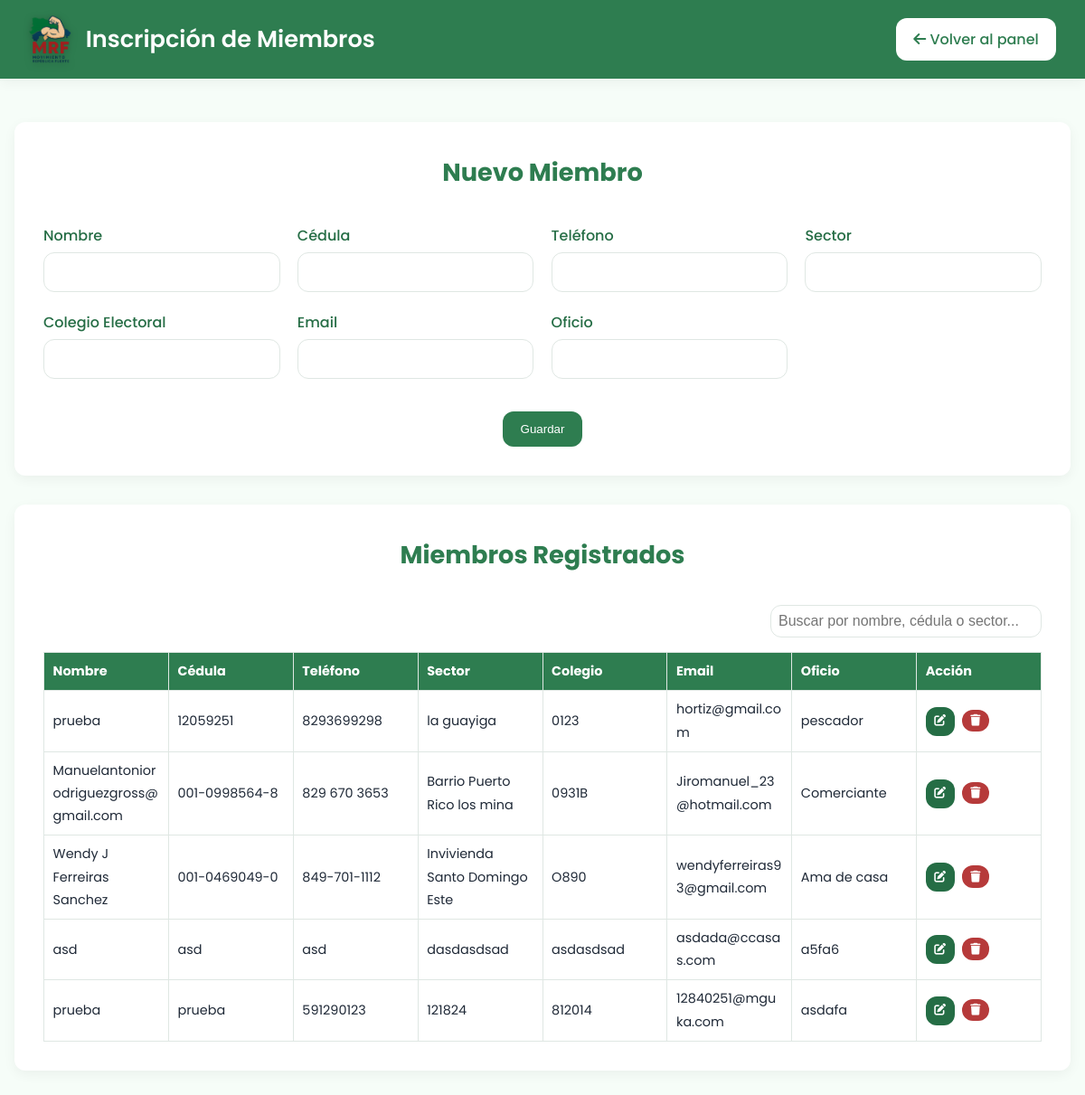
/formulario-miembros/ (signed in), run on the app's committed database.
### registro/models.py (models this page shows, shortened)
class Miembro(models.Model):
    nombre = models.CharField(max_length=100)
    cedula = models.CharField(max_length=20)
    telefono = models.CharField(max_length=20)
    sector = models.CharField(max_length=100)
    colegio = models.CharField(max_length=100)
    email = models.EmailField(blank=True)
    oficio = models.CharField(max_length=100, blank=True)
    creado_por = models.ForeignKey(User, on_delete=models.CASCADE, null=True, blank=True)

### registro/views.py (the view)
# urls.py: path('formulario-miembros/', views.formulario_miembros, name='formulario_miembros'),
@login_required
def formulario_miembros(request):
    if request.method == 'POST':
        form = MiembroForm(request.POST)
        if form.is_valid():
            miembro = form.save(commit=False)
            miembro.creado_por = request.user
            miembro.save()
            return redirect('formulario_miembros')
    else:
        form = MiembroForm()
    miembros = Miembro.objects.all().order_by('-id')
    return render(request, 'formulario_miembros.html', {
        'form': form,
        'miembros': miembros
    })

### registro/forms.py
class MiembroForm(forms.ModelForm):
    class Meta:
        model = Miembro
        fields = ['nombre', 'cedula', 'telefono', 'sector', 'colegio', 'email', 'oficio']

### templates/formulario_miembros.html (shortened to what this page needs)
{% load static %}
<!DOCTYPE html>
<html lang="es">
<head>
  <link href="https://cdnjs.cloudflare.com/ajax/libs/font-awesome/6.4.0/css/all.min.css" rel="stylesheet">
  <link rel="stylesheet" href="{% static 'css/style.css' %}">
</head>
<body>
  <header class="header-prov">
    <div class="header-prov__left">
      <img src="{% static 'img/Logo-mrf.png' %}" alt="Logo Movimiento República Fuerte" class="header-prov__logo">
      <h1 class="header-prov__titulo">Inscripción de Miembros</h1>
    </div>
    <div class="header-prov__right">
      <a href="{% url 'panel_admin' %}" class="btn btn--light">
        <i class="fas fa-arrow-left"></i> Volver al panel
      </a>
    </div>
  </header>
  <main class="formulario-prov-container">
    <div class="formulario-box">
      <h2 class="form-title">Nuevo Miembro</h2>
      <form method="post" class="formulario-modern">
        <div class="form-row"><label>Nombre</label>{{ form.nombre }}</div>
        <div class="form-row"><label>Cédula</label>{{ form.cedula }}</div>
        <div class="form-row"><label>Teléfono</label>{{ form.telefono }}</div>
        <div class="form-row"><label>Sector</label>{{ form.sector }}</div>
        <div class="form-row"><label>Colegio Electoral</label>{{ form.colegio }}</div>
        <div class="form-row"><label>Email</label>{{ form.email }}</div>
        <div class="form-row"><label>Oficio</label>{{ form.oficio }}</div>
        <div class="form-actions">
          <button type="submit" class="btn" style="background: var(--verde-mapa);">Guardar</button>
        </div>
      </form>
    </div>
    <div class="tabla-box">
      <h3 class="form-title">Miembros Registrados</h3>
      <div class="search-box">
        <input type="text" id="searchInput" placeholder="Buscar por nombre, cédula o sector..." onkeyup="filtrarTabla()">
      </div>
      <div class="tabla-wrapper">
        <table class="tabla-registros" id="tablaRegistros">
          <thead>
            <tr>
              <th>Nombre</th>
              <th>Cédula</th>
              <th>Teléfono</th>
              <th>Sector</th>
              <th>Colegio</th>
              <th>Email</th>
              <th>Oficio</th>
              <th>Acción</th>
            </tr>
          </thead>
          <tbody>
            {% for m in miembros %}
              <tr>
                <td>{{ m.nombre }}</td>
                <td>{{ m.cedula }}</td>
                <td>{{ m.telefono }}</td>
                <td>{{ m.sector }}</td>
                <td>{{ m.colegio }}</td>
                <td>{{ m.email }}</td>
                <td>{{ m.oficio }}</td>
                <td>
                  {% if request.user.is_superuser %}
                  <a href="{% url 'editar_miembro' m.id %}" class="btn btn--small" style="background: var(--verde-oscuro);">
                    <i class="fas fa-edit"></i>
                  </a>
                  <form method="post" action="{% url 'eliminar_miembro' m.id %}" onsubmit="return confirm('¿Estás seguro de que deseas eliminar este miembro?');" style="display:inline-block;">
                    <button type="submit" class="btn btn--small" style="background: var(--rojo-mrf);">
                      <i class="fas fa-trash"></i>
                    </button>
                  </form>
                  {% endif %}
                </td>
              </tr>
            {% empty %}
              <tr><td colspan="8" style="text-align:center;">No hay miembros registrados aún.</td></tr>
            {% endfor %}
          </tbody>
        </table>
      </div>
    </div>
  </main>
</body>
</html>

### static/css/style.css (style rules this page uses)
:root { --rojo-mrf: #b63a3a; --verde-mapa: #2e7d50; --verde-oscuro: #256d45; --azul-oscuro: #102f41; --azul-marino: #183d4f; --beige-brazo: #f5d7b5; --blanco: #ffffff; --gris-claro: #f6fdf8; --gris-medio: #dfe7e3; --gris-oscuro: #4a4a4a; --texto-oscuro: #1f2937; --sombra-suave: 0 4px 14px rgba(0, 0, 0, 0.05); --borde-radio: 12px; }
* { margin: 0; padding: 0; box-sizing: border-box; }
html { scroll-behavior: smooth; }
body { font-family: 'Poppins', sans-serif; background: var(--gris-claro); color: var(--texto-oscuro); line-height: 1.75; font-size: 16px; overflow-x: hidden; }
.btn { background: var(--verde-mapa); color: var(--blanco); padding: 0.75rem 1.25rem; border-radius: var(--borde-radio); font-weight: 500; display: inline-block; transition: all 0.3s ease; cursor: pointer; text-align: center; text-decoration: none; border: none; }
.btn--small { padding: 0.5rem 1rem; font-size: 0.9rem; }
input, select { padding: 0.75rem; border: 1px solid var(--gris-medio); border-radius: var(--borde-radio); font-size: 1rem; width: 100%; }
.formulario-box, .login-box, .tabla-box { background: var(--blanco); padding: 2rem; border-radius: var(--borde-radio); box-shadow: var(--sombra-suave); margin-bottom: 3rem; }
.form-title, .login-box h2, .prov-title { text-align: center; font-size: 1.5rem; font-weight: 600; margin-bottom: 1.5rem; color: var(--verde-mapa); }
.tabla-registros { width: 100%; border-collapse: collapse; font-size: 0.95rem; }
.tabla-registros thead { background: var(--verde-mapa); color: var(--blanco); }
.tabla-registros th, .tabla-registros td { padding: 0.75rem; border-bottom: 1px solid var(--gris-medio); text-align: left; }

### templates/formulario_miembros.html (style rules this page uses)
:root { --verde-mapa: #2e7d50; --verde-oscuro: #256d45; --rojo-mrf: #b63a3a; --blanco: #ffffff; --gris-medio: #dfe7e3; --sombra-suave: 0 4px 14px rgba(0, 0, 0, 0.05); --borde-radio: 12px; }
body { background: #f6fdf8; font-family: 'Poppins', sans-serif; margin: 0; padding: 0; }
.header-prov { background: var(--verde-mapa); color: var(--blanco); display: flex; justify-content: space-between; align-items: center; padding: 1rem 2rem; flex-wrap: wrap; box-shadow: var(--sombra-suave); }
.header-prov__left { display: flex; align-items: center; gap: 1rem; }
.header-prov__logo { height: 55px; filter: drop-shadow(0 2px 4px rgba(0, 0, 0, 0.25)); }
.header-prov__titulo { font-size: 1.6rem; font-weight: 600; }
.header-prov__right .btn--light { background: var(--blanco); color: var(--verde-mapa); padding: 0.6rem 1.2rem; border-radius: var(--borde-radio); text-decoration: none; font-weight: 500; transition: background 0.3s ease, transform 0.3s ease; }
.formulario-prov-container { max-width: 1200px; margin: 3rem auto; padding: 0 1rem; }
.formulario-box, .tabla-box { background: var(--blanco); padding: 2rem; border-radius: var(--borde-radio); box-shadow: var(--sombra-suave); margin-bottom: 2rem; }
.formulario-modern { display: grid; grid-template-columns: repeat(auto-fit, minmax(260px, 1fr)); gap: 1.2rem; }
.form-row label { font-weight: 500; color: var(--verde-oscuro); margin-bottom: 0.3rem; display: block; }
.form-actions { grid-column: 1 / -1; text-align: center; margin-top: 1rem; }
.form-title { text-align: center; font-size: 1.7rem; font-weight: 700; color: var(--verde-mapa); margin-bottom: 2rem; }
.search-box { text-align: right; margin-bottom: 1rem; }
.search-box input { padding: 0.5rem; border: 1px solid var(--gris-medio); border-radius: var(--borde-radio); width: 100%; max-width: 300px; }
.tabla-wrapper { overflow-x: auto; }
.tabla-registros { width: 100%; border-collapse: collapse; font-size: 0.9rem; table-layout: fixed; }
.tabla-registros th, .tabla-registros td { padding: 0.5rem 0.6rem; border: 1px solid var(--gris-medio); text-align: left; word-break: break-word; }
.tabla-registros th { background: var(--verde-mapa); color: white; }
.btn--small { font-size: 0.8rem; padding: 0.3rem 0.6rem; border-radius: var(--borde-radio); border: none; color: white; cursor: pointer; margin-right: 4px; }

### data on the page
Miembro: nombre "prueba", cedula "12059251", telefono "8293699298", sector "la guayiga", colegio "0123", email "hortiz@gmail.com", oficio "pescador"
Miembro: nombre "Manuelantoniorodriguezgross@gmail.com", cedula "001-0998564-8", telefono "829 670 3653", sector "Barrio Puerto Rico los mina", colegio "0931B", email "Jiromanuel_23@hotmail.com", oficio "Comerciante"
Miembro: nombre "Wendy J Ferreiras Sanchez", cedula "001-0469049-0", telefono "849-701-1112", sector "Invivienda Santo Domingo Este", colegio "O890", email "wendyferreiras93@gmail.com", oficio "Ama de casa"
Miembro: nombre "asd", cedula "asd", telefono "asd", sector "dasdasdsad", colegio "asdasdsad", email "asdada@ccasas.com", oficio "a5fa6"
Miembro: nombre "prueba", cedula "prueba", telefono "591290123", sector "121824", colegio "812014", email "12840251@mguka.com", oficio "asdafa"
